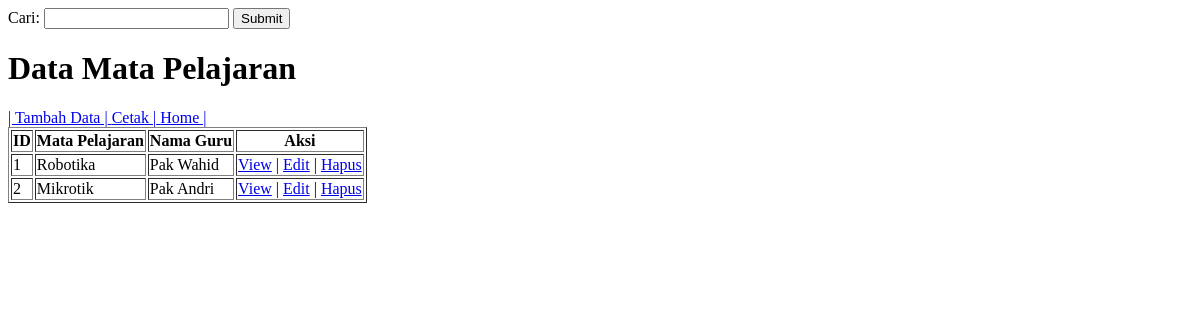
Page /public/dashboard/data/dsmatapelajaran.php on the earlier database version.
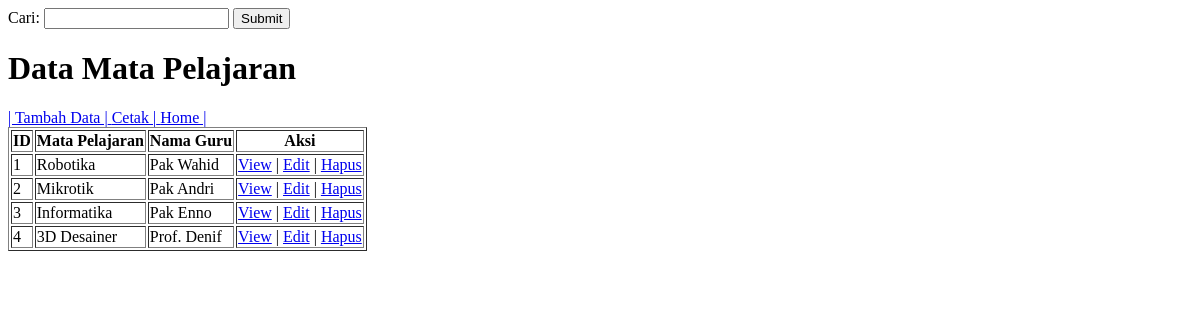
Same page on the later database version.
### tables this page shows
CREATE TABLE `matapelajaran` (
  `idpelajaran` int(11) NOT NULL,
  `namapelajaran` varchar(100) DEFAULT NULL,
  `guru_idguru` int(11) DEFAULT NULL
);

CREATE TABLE `guru` (
  `idguru` int(11) NOT NULL,
  `nama` varchar(255) DEFAULT NULL,
  `alamat` text DEFAULT NULL,
  `email` varchar(100) DEFAULT NULL,
  `no_hp` varchar(20) DEFAULT NULL
);

### public/dashboard/data/dsmatapelajaran.php (the view, shortened to what this page needs)
<?php
    include_once("../../../config/koneksi.php");
?>
<!DOCTYPE html>
<html lang="en">
<head>
</head>
<body>
    <form action="dsmatapelajaran.php" method="get">
        <label>Cari: </label>
        <input type="text" name="cari">
        <input type="submit" name="Cari">
    </form>
    <table border="1">
        <h1>Data Mata Pelajaran</h1>
        <a href="../../matapelajaran/tambah/tambah.php">| Tambah Data |</a>
        <a href="../../matapelajaran/cetak.php" target="_blank"> Cetak |</a>
        <a href="../dashboard.php"> Home |</a>
            <?php
                if (isset($_GET['cari'])) {
                    $cari = $_GET['cari'];
                    $ambildata = mysqli_query($kon, "SELECT matapelajaran.*, guru.nama AS nama_guru
                                                      FROM matapelajaran
                                                      INNER JOIN guru ON matapelajaran.guru_idguru = guru.idguru
                                                      WHERE matapelajaran.idpelajaran LIKE '%" .$cari."%' OR matapelajaran.namapelajaran LIKE '%" .$cari. "%'");
                } else{
                    $ambildata = mysqli_query($kon, "SELECT matapelajaran.*, guru.nama AS nama_guru
                                                      FROM matapelajaran
                                                      INNER JOIN guru ON matapelajaran.guru_idguru = guru.idguru
                                                      ORDER BY matapelajaran.idpelajaran ASC");
                }
            ?>
        <tr>
            <th> ID </th>
            <th> Mata Pelajaran </th>
            <th> Nama Guru </th>
            <th> Aksi </th>
        </tr>
        <?php
            while ($userAmbilData = mysqli_fetch_array($ambildata)) {
                echo "<tr>";
                    echo "<td>" . $id = $userAmbilData['idpelajaran'] . "</td>";
                    echo "<td>" . $namapelajaran = $userAmbilData['namapelajaran'] ."</td>";
                    echo "<td>" . $namaguru = $userAmbilData['nama_guru'] . "</td>";
                    echo "<td>
                            <a href='../../matapelajaran/view/view.php?id=" . $userAmbilData['idpelajaran'] . "'>View</a> |
                            <a href='../../matapelajaran/update/update.php?id=" . $userAmbilData['idpelajaran'] . "'>Edit</a> |
                            <a href='../../matapelajaran/mapelhapus.php?id=" . $userAmbilData['idpelajaran'] . "'>Hapus</a>
                        </td>";
                echo "</tr>";
            }
        ?>
    </table>
</body>
</html>

Differences in the rows shown:
added matapelajaran: idpelajaran "3", namapelajaran "Informatika", guru_idguru.nama "Pak Enno"
added matapelajaran: idpelajaran "4", namapelajaran "3D Desainer", guru_idguru.nama "Prof. Denif"
